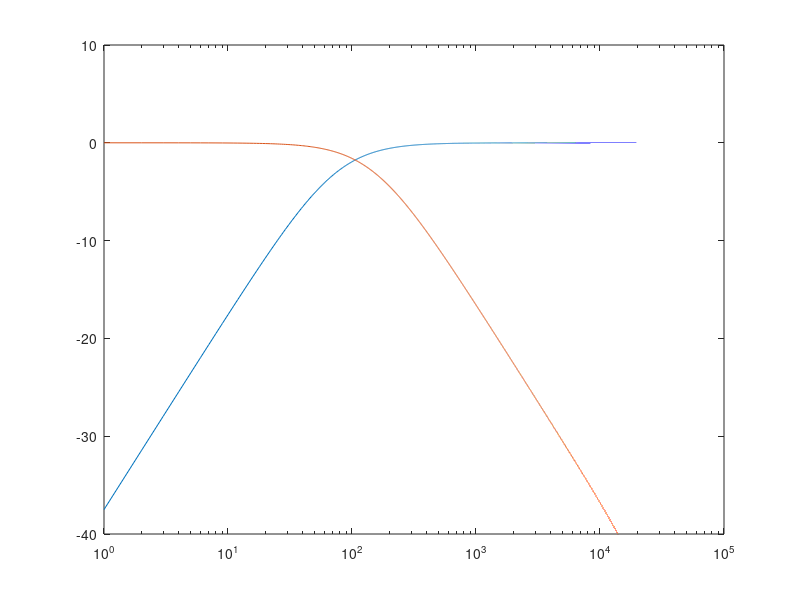
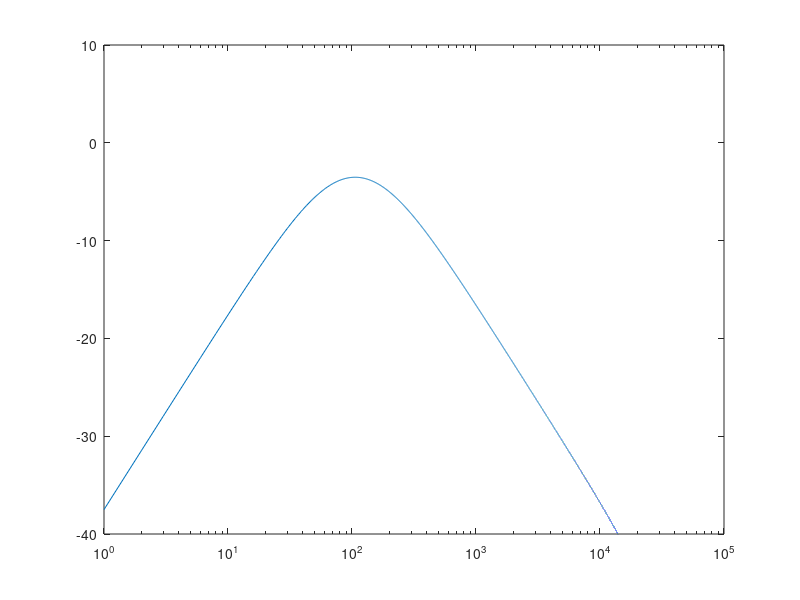
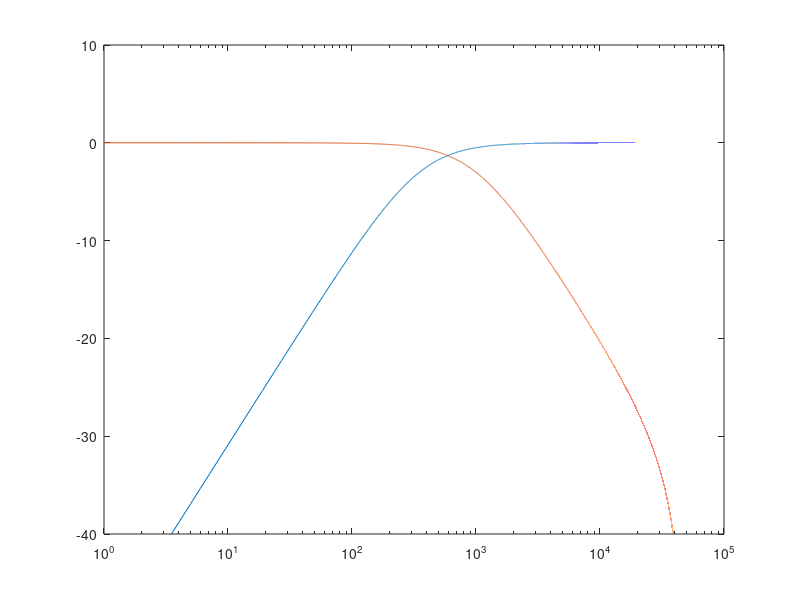
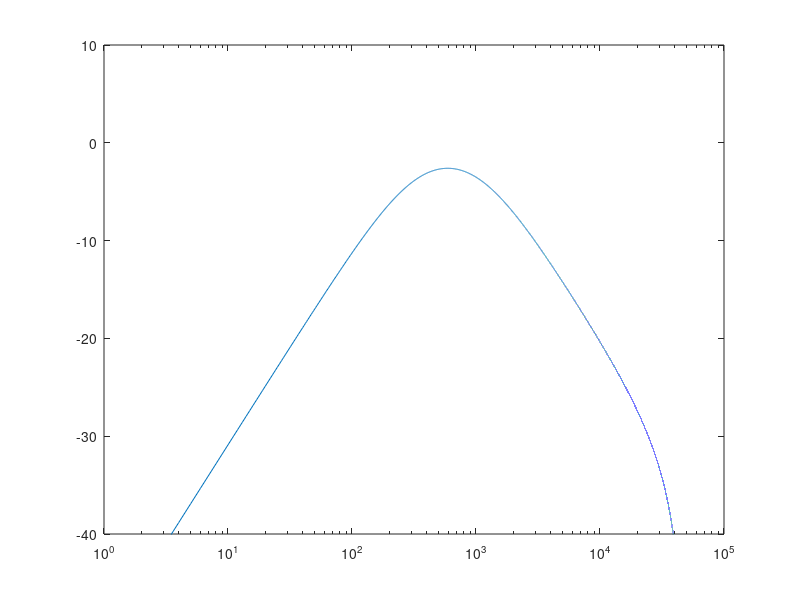

MATLAB code for these plots, in order:
%%%%%%%%%%%%%%%%%%%%%%%%%%%%%%%%%%%%%%
% Authors: Dustin
% Course: EGR 423
% Instructor: Prof. Bruce Dunne
% Date: Apr. 2024
% File written for and run in Octave software
%
% This file is to generate plots & tap values for three sets of 
% cascaded low-and-high pass filters
%%%%%%%%%%%%%%%%%%%%%%%%%%%%%%%%%%%%%%

pkg load signal;

%%%% NEW TONESTACK :(
%%%%%%%% FILT 1 for low freq band

% generate 2nd order
fs = 96000;
N = 1;
% digital filter ->fs/2
WL = 75/(fs/2);
WH = 150/(fs/2);

[bzH, azH] = butter(N, WL, "high");

figure(1)
wz = 1: 1: fs/2;
HzH1 = freqz(bzH, azH, wz, fs);
semilogx(wz, 20*log10(abs(HzH1)));
hold on;
ylim([-40 10]);


[bzL, azL] = butter(N, WH);
HzL1 = freqz(bzL, azL, wz, fs);
semilogx(wz, 20*log10(abs(HzL1)));
hold off;

figure(2)
Ht1 = HzL1.*HzH1;
semilogx(wz, 20*log10(abs(Ht1)));
ylim([-40 10]);

if(1)
fileID = fopen('lowfreqCascade.txt','w');

fprintf(fileID,'b\n');
fprintf(fileID,'%f, ', bzH(1,:));
fprintf(fileID,'%f, ', bzL(1,:));

fprintf(fileID,'\na\n');
fprintf(fileID,'%f, ', azH(1,:));
fprintf(fileID,'%f, ', azL(1,:));
fprintf(fileID,'\n\n');

fprintf(fileID,'\n\n');
fclose(fileID);
endif


%%%%%%%%%%%%%%%%%%%%%%%%%%%%%%%%%%%%%%
%%%%%%%% FILT 2 for mid freq band

% generate 2nd order
fs = 96000;
N = 1;
% digital filter ->fs/2
WL = 350/(fs/2);
WH = 1000/(fs/2);

[bzH, azH] = butter(N, WL, "high");


figure(3)
wz = 1: 1: fs/2;
HzH2 = freqz(bzH, azH, wz, fs);
semilogx(wz, 20*log10(abs(HzH2)));
hold on;
ylim([-40 10]);


[bzL, azL] = butter(N, WH);
HzL2 = freqz(bzL, azL, wz, fs);
semilogx(wz, 20*log10(abs(HzL2)));
hold off;

figure(4)
Ht2 = HzL2.*HzH2;
semilogx(wz, 20*log10(abs(Ht2)));
ylim([-40 10]);

if(1)
fileID = fopen('MIDfreqCascade.txt','w');

fprintf(fileID,'b\n');
fprintf(fileID,'%f, ', bzH(1,:));
fprintf(fileID,'%f, ', bzL(1,:));

fprintf(fileID,'\na\n');
fprintf(fileID,'%f, ', azH(1,:));
fprintf(fileID,'%f, ', azL(1,:));
fprintf(fileID,'\n\n');

fprintf(fileID,'\n\n');
fclose(fileID);
endif

%%%%%%%%%%%%%%%%%%%%%%%%%%%%%%%%%%%%%%
%%%%%%%% FILT 3 for hi freq band

% generate 2nd order
fs = 96000;
N = 1;
% digital filter ->fs/2
WL = 2000/(fs/2);
WH = 10000/(fs/2);

[bzH, azH] = butter(N, WL, "high");


figure(5)
wz = 1: 1: fs/2;
HzH3 = freqz(bzH, azH, wz, fs);
semilogx(wz, 20*log10(abs(HzH3)));
hold on;
ylim([-40 10]);


[bzL, azL] = butter(N, WH);
HzL3 = freqz(bzL, azL, wz, fs);
semilogx(wz, 20*log10(abs(HzL3)));
hold off;

figure(6)
Ht3 = HzL3.*HzH3;
semilogx(wz, 20*log10(abs(Ht3)));
ylim([-40 10]);

if(1)
fileID = fopen('TREBfreqCascade.txt','w');

fprintf(fileID,'b\n');
fprintf(fileID,'%f, ', bzH(1,:));
fprintf(fileID,'%f, ', bzL(1,:));

fprintf(fileID,'\na\n');
fprintf(fileID,'%f, ', azH(1,:));
fprintf(fileID,'%f, ', azL(1,:));
fprintf(fileID,'\n\n');

fprintf(fileID,'\n\n');
fclose(fileID);
endif


figure(7)
hold on;
HtT = .04*Ht1 + 1*Ht2 + Ht3;
s1 = subplot(3, 1, 1);

semilogx(wz, 20*log10(abs(HtT)), "linewidth", 2);
ylim([-40 10]);
set(s1, 'title', 'Bass Min',  "fontsize", 16);
ylabel('dB');
xlabel('Freq (Hz)');
set(gca, "linewidth", 2, "fontsize", 12);

HtT = 1*Ht1 + 0.04*Ht2 + Ht3;
s2 = subplot(3, 1, 2);

semilogx(wz, 20*log10(abs(HtT)), "linewidth", 2);
ylim([-40 10]);
set(s2, 'title', 'Mids Min',  "fontsize", 16);
ylabel('dB');
xlabel('Freq (Hz)');
set(gca, "linewidth", 2, "fontsize", 12);


HtT = 1*Ht1 + Ht2 + 0.04*Ht3;
s3 = subplot(3, 1, 3);

semilogx(wz, 20*log10(abs(HtT)), "linewidth", 2);
ylim([-40 10]);
set(s3, 'title', 'Treb Min',  "fontsize", 16 );
ylabel('dB');
xlabel('Freq (Hz)');
set(gca, "linewidth", 2, "fontsize", 12);

hold off;
S = axes( 'visible', 'off', 'title', 'Tonestack Frequency Response', "linewidth", 2,  "fontsize", 16);
